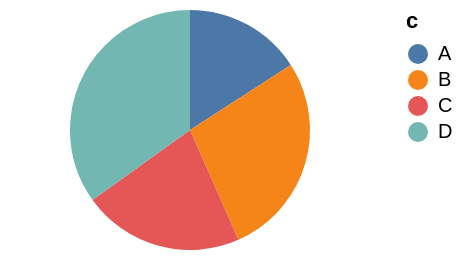

Vega-Lite specification for this chart:
### Vega-Lite specification from a JSON file in a GitHub repository (floating-point values rounded to 4 significant figures)
{"width": 180, "height": 120, "data": {"values": [{"c": "A", "v": 30, "lo": 10, "hi": 45, "g": "x", "o": 28, "cl": 34, "h": 40, "l": 8}, {"c": "B", "v": 52, "lo": 25, "hi": 60, "g": "x", "o": 34, "cl": 48, "h": 55, "l": 30}, {"c": "C", "v": 41, "lo": 18, "hi": 55, "g": "y", "o": 48, "cl": 40, "h": 50, "l": 36}, {"c": "D", "v": 66, "lo": 40, "hi": 80, "g": "y", "o": 40, "cl": 63, "h": 70, "l": 38}]}, "mark": "arc", "encoding": {"theta": {"field": "v", "type": "quantitative"}, "color": {"field": "c", "type": "nominal", "sort": null}}}
